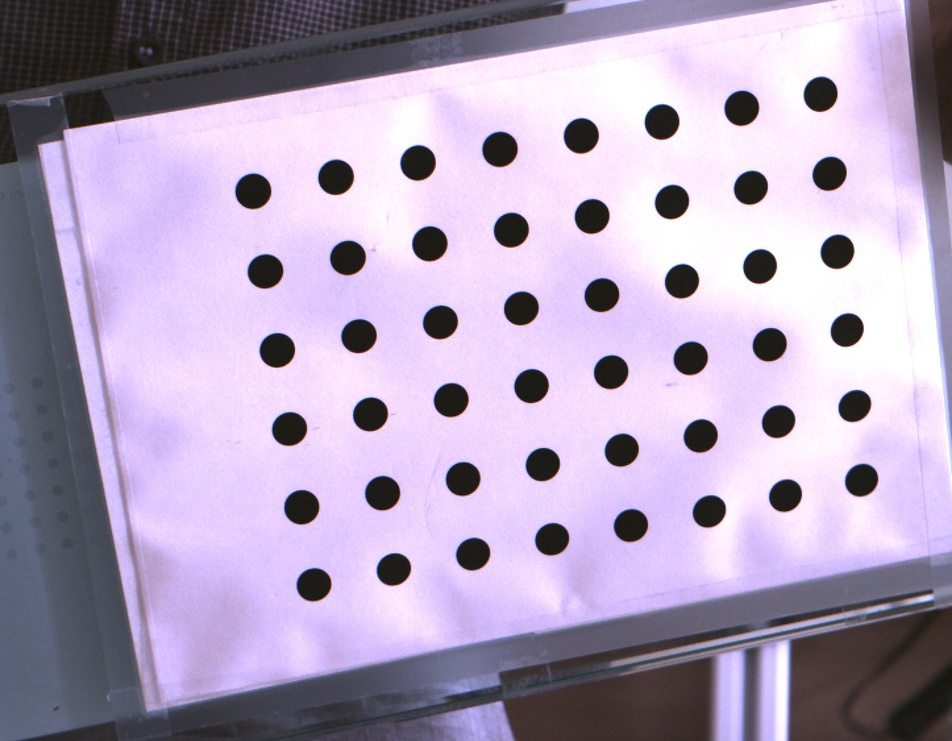
//> input picture 2021_image.jpg, 952 x 741 px, shrunk from 1446 x 1125 before the run
$ ./main   (built with g++ and OpenCV 4)
//> lines starting //> are read from the running program, lines starting //| are printed output that depends on the picture; after the words box and inside, x2 and y2 are one past the last pixel; in counts of white or black regions, pixels touching at a corner belong together
### hough_optim.h
// Optimized functions for Hough transform

#define _USE_MATH_DEFINES

#include <iostream>
#include <opencv2/core.hpp>
#include <opencv2/highgui.hpp>
#include <opencv2/imgproc.hpp>
#include <vector>
#include <math.h>
#include <thread>
#include <mutex>

using namespace std;
using namespace cv;

// Optimized Scharr edge detection
void ScharrEdgeOptim(const Mat& image, Mat& output);

// Optimized Otsu thresholding algorithm
void OtsuThresholdOptim(const Mat& image, Mat& output);

// Optimized Hough Transform algorithm
void HoughTransformOptim(const Mat& image, vector<Vec3f>& circles, int min_r, int max_r, int threshold);

### hough.h
// Non-optimized functions for Hough transform

#define _USE_MATH_DEFINES

#include <iostream>
#include <opencv2/core.hpp>
#include <opencv2/highgui.hpp>
#include <opencv2/imgproc.hpp>
#include <vector>
#include <math.h>

using namespace std;
using namespace cv;

// Scharr edge detection
void ScharrEdge(const Mat& image, Mat& output);

// Otsu thresholding algorithm
void OtsuThreshold(const Mat& image, Mat& output);

void HoughTransform(const Mat& image, vector<Vec3f>& circles, int min_r, int max_r, int threshold);

### hough_optim.cpp
#include "hough_optim.h"

// Lock for multithreading
mutex m;

// Dummy function for multithreading
// for some reason I can't pass filter2D directly to thread
void Filter(const Mat& image, Mat& output, int param, Mat& kernel)
{
	filter2D(image, output, param, kernel);
}

void ScharrEdgeOptim(const Mat& image, Mat& output)
{
	Mat kernelX, kernelY, scharrX, scharrY;

	float scharrx_data[9] = { -3, 0, 3, -10, 0, 10, -3, 0, 3 };
	float scharry_data[9] = { -3, -10, -3, 0, 0, 0, 3, 10, 3 };

	kernelX = Mat(3, 3, CV_32F, scharrx_data);
	kernelY = Mat(3, 3, CV_32F, scharry_data);

	thread t1(Filter, ref(image), ref(scharrX), -1, ref(kernelX));
	thread t2(Filter, ref(image), ref(scharrY), -1, ref(kernelY));
	t1.join();
	t2.join();

	for (int i = 0; i < image.rows; ++i)
	{
		for (int j = 0; j < image.cols; ++j)
		{
			auto x = scharrX.at<uchar>(i, j);
			auto y = scharrY.at<uchar>(i, j);

			float g = hypot(x, y);
			output.at<uchar>(i, j) = (uchar)g;
		}
	}
}

void OtsuThresholdOptim(const Mat& image, Mat& output)
{
	const int N = image.cols * image.rows;

	float threshold, var_max, sum, sumB, q1, q2, u1, u2, variance;
	threshold = var_max = sum = sumB = q1 = q2 = u1 = u2 = 0;
	const int max_intensity = 255;

	// initialize histogram
	int histogram[255];
	for (size_t i = 0; i < max_intensity; ++i)
	{
		histogram[i] = 0;
	}

	// calculate histogram
	for (size_t i = 0; i < max_intensity; ++i)
	{
		auto value = image.at<uchar>(i);
		histogram[value] += 1;
	}

	// aux value for u2 calculation
	for (size_t i = 0; i < max_intensity; ++i)
	{
		sum += i * histogram[i];
	}

	// otsu threshold calculation
	for (size_t i = 0; i < max_intensity; ++i)
	{
		q1 += histogram[i];

		if (q1 == 0)
		{
			continue;
		}
		else {

			q2 = N - q1;

			sumB += i * histogram[i];
			u1 = sumB / q1;
			u2 = (sum - sumB) / q2;

			variance = q1 * q2 * powf(u1 - u2, 2);

			if (variance > var_max)
			{
				threshold = i;
				var_max = variance;
			}
		}
	}

	for (size_t i = 0; i < image.rows; ++i)
	{
		for (size_t j = 0; j < image.cols; ++j)
		{
			if (image.at<uchar>(i, j) > threshold)
			{
				output.at<uchar>(i, j) = 255;
			}
			else {
				output.at<uchar>(i, j) = 0;
			}
		}
	}
}

// Dummy function for multithreading
void FindCircle(const Mat& image, vector<Vec3f>& circles, int radius, int threshold, float* sin_table, float* cos_table)
{
	int rows = image.rows;
	int cols = image.cols;

	Mat acc = Mat::zeros(image.size(), CV_8U);

	// iterating through image and accumulating
	for (size_t x = 0; x < rows; x++)
	{
		for (size_t y = 0; y < cols; y++)
		{
			if (image.at<uchar>(x, y) == 255) // edge
			{
				for (size_t angle = 0; angle < 360; angle++)
				{
					int a = x - radius * sin_table[angle];
					int b = y - radius * cos_table[angle];

					if (a >= 0 && a < rows && b >= 0 && b < cols)
					{
						acc.at<uchar>(a, b) += 1;
					}
				}
			}
		}
	}

	double min, max;
	minMaxLoc(acc, &min, &max);

	if (max > threshold)
	{
		// initial threshold
		for (size_t x = 0; x < rows; x++)
		{
			for (size_t y = 0; y < cols; y++)
			{
				if (acc.at<uchar>(x, y) < threshold)
				{
					acc.at<uchar>(x, y) = 0;
				}
			}
		}

		// finding circles
		for (size_t i = 1; i < rows - 1; i++)
		{
			for (size_t j = 1; j < cols - 1; j++)
			{
				if (acc.at<uchar>(i, j) != 0)
				{
					m.lock();
					circles.push_back(Vec3f(j, i, radius));
					m.unlock();

					// purge neighborhood
					acc.at<uchar>(i - 1, j - 1) = 0;
					acc.at<uchar>(i - 1, j) = 0;
					acc.at<uchar>(i - 1, j + 1) = 0;
					acc.at<uchar>(i, j - 1) = 0;
					acc.at<uchar>(i, j + 1) = 0;
					acc.at<uchar>(i + 1, j - 1) = 0;
					acc.at<uchar>(i + 1, j) = 0;
					acc.at<uchar>(i + 1, j + 1) = 0;
				}
			}
		}
	}
	// resetting the accumulator
	acc = Mat::zeros(image.size(), CV_8U);
}

void HoughTransformOptim(const Mat& image, vector<Vec3f>& circles, int min_r, int max_r, int threshold)
{
	// angle sin and cos look-up tables
	float sin_table[360];
	float cos_table[360];
	for (size_t angle = 0; angle < 360; angle++)
	{
		float rad = (angle + M_PI) / 180;
		sin_table[angle] = sinf(rad);
		cos_table[angle] = cosf(rad);
	}

	// Searching for all unkonown radius'
	for (size_t r = min_r; r < max_r; r += 2)
	{
		thread t1(FindCircle, ref(image), ref(circles), r, threshold, sin_table, cos_table);
		thread t2(FindCircle, ref(image), ref(circles), r + 1, threshold, sin_table, cos_table);
		t1.join();
		t2.join();
	}
}

### main.cpp
#include <iostream>
#include <vector>
#include <chrono>

#include <opencv2/core.hpp>
#include <opencv2/highgui.hpp>
#include <opencv2/imgproc.hpp>

#include "hough.h"
#include "hough_optim.h"

using namespace cv;
using namespace std;

int main() {

	// Timer
	clock_t start, end;

	// input image
	Mat img = imread("2021_image.jpg", 1);
//> img is the input picture: 741 rows x 952 cols, CV_8UC3; mean B, G, R 188.4, 161.5, 176.4
	// circles container
	vector<Vec3f> circles;

	Mat imgCircles(img.size(), CV_8U);
	cvtColor(img, imgCircles, COLOR_BGR2GRAY);
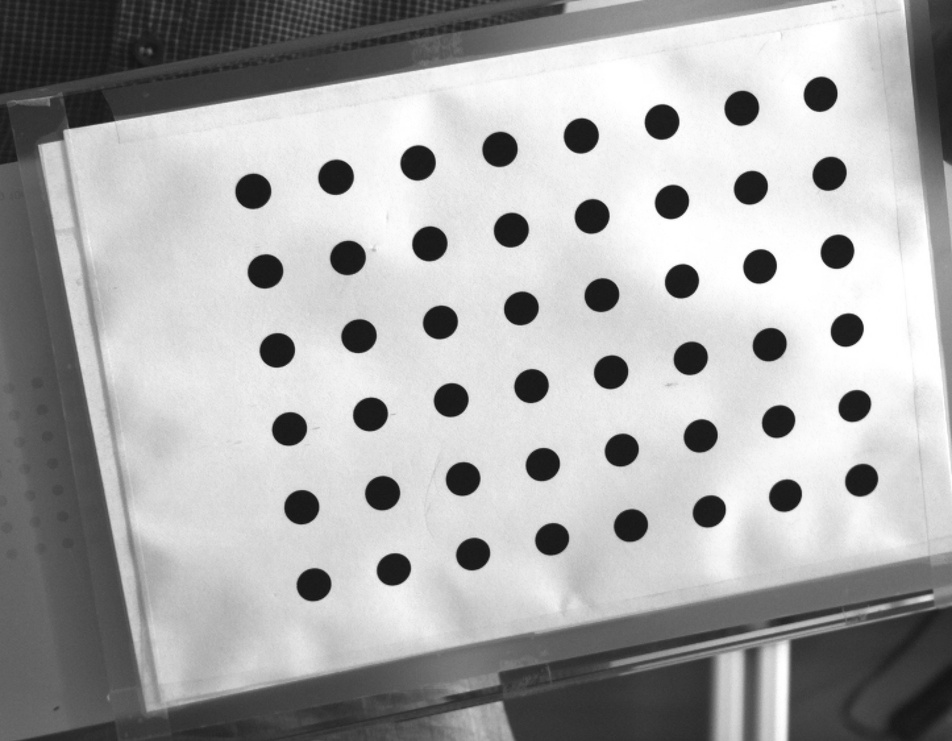
//> imgCircles: 741 rows x 952 cols, CV_8UC1; min 15, max 255, mean 169.1

	// Gaussian blur
	GaussianBlur(imgCircles, imgCircles, Size(3, 3), 1);

	start = clock();
	// Non-optimized functions
	// OtsuThreshold(imgCircles, imgCircles);
	// ScharrEdge(imgCircles, imgCircles);
	// HoughTransform(imgCircles, circles, 25, 27, 140);

	// Optimized functions
	OtsuThresholdOptim(imgCircles, imgCircles);
//> the loop in OtsuThresholdOptim, `for (size_t i = 0; i < max_intensity; ++i)` made 255 passes
//> value on passes 1 to 3: 43, 40, 36
//> after the loop in OtsuThresholdOptim, `for (size_t i = 0; i < max_intensity; ++i)`: histogram = 255 values, max 17 at index 37, min 0 at index 0, mean 1
//> the loop in OtsuThresholdOptim, `for (size_t i = 0; i < max_intensity; ++i)` made 255 passes
//> sum on passes 1 to 3: 0, 0, 0
//> after the loop in OtsuThresholdOptim, `for (size_t i = 0; i < max_intensity; ++i)`: sum = 9783
//> the loop in OtsuThresholdOptim, `for (size_t i = 0; i < max_intensity; ++i)` made 255 passes
//> (q1, q2, sumB, u1, u2, variance, var_max) on pass 25: (2, 705430, 48, 24, 0.0138, 811721152, 811721152)
//> (q1, q2, sumB, u1, u2, var_max) on passes 26 to 31: (4, 705428, 98, 24.5, 0.0137, 1.69e+09), (11, 705421, 280, 25.45, 0.0135, 5.02e+09), (16, 705416, 415, 25.94, 0.0133, 7.59e+09), (22, 705410, 583, 26.5, 0.013, 1.09e+10), (31, 705401, 844, 27.23, 0.0127, 1.62e+10), (42, 705390, 1174, 27.95, 0.0122, 2.31e+10)
//> after the loop in OtsuThresholdOptim, `for (size_t i = 0; i < max_intensity; ++i)`: q1 = 255; sumB = 9783; threshold = 68; var_max = 2.65e+11
//> after the loop in OtsuThresholdOptim, `for (size_t i = 0; i < image.rows; ++i)`:
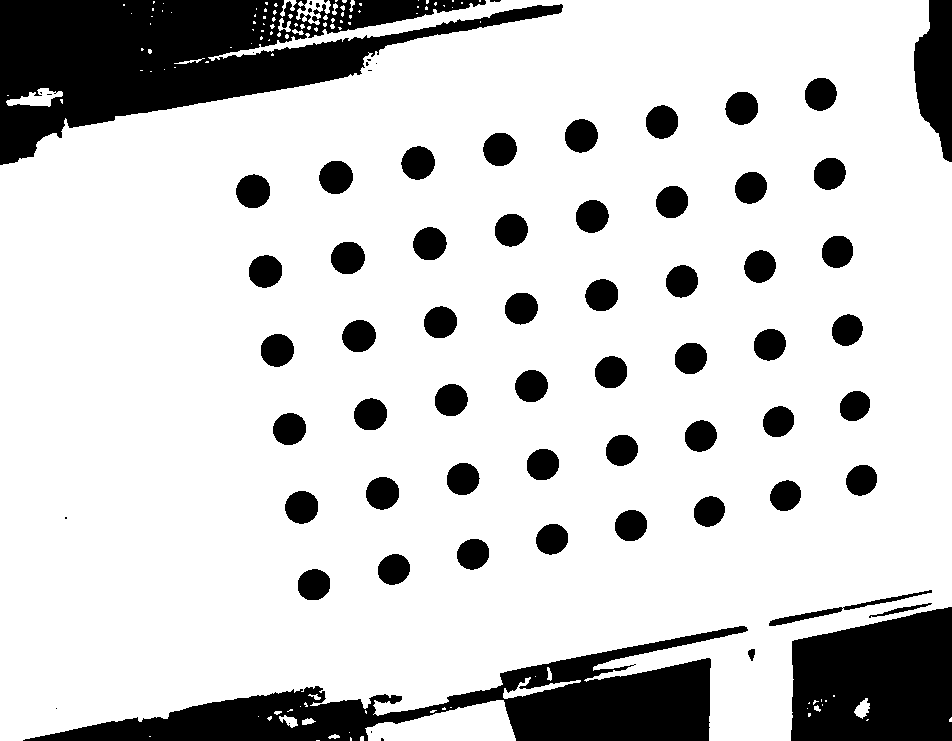
//> output: 741 rows x 952 cols, CV_8UC1; 81.3% white; 72 black regions (16 under 20 px), largest, box (x1, y1, x2, y2) and area: (0, 0, 563, 165) 40976, (23, 626, 748, 741) 27845, (791, 607, 952, 741) 18460
	ScharrEdgeOptim(imgCircles, imgCircles);
//> in ScharrEdgeOptim, `t1.join();`:
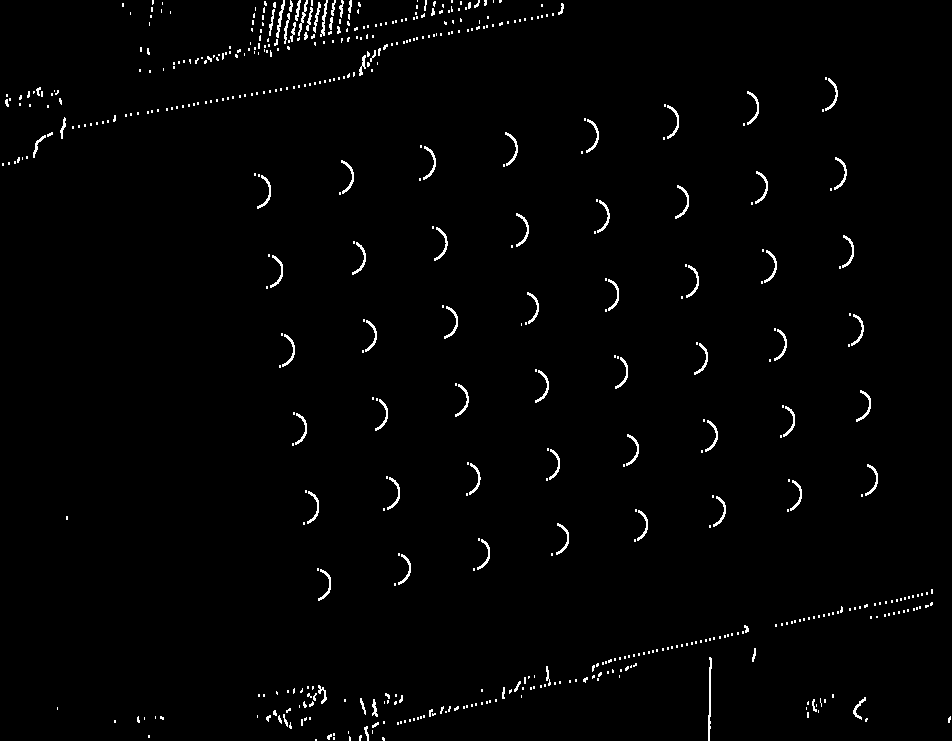
//> scharrX: 741 rows x 952 cols, CV_8UC1; 1.5% white in thin lines or dots
//> in ScharrEdgeOptim, `t1.join();`:
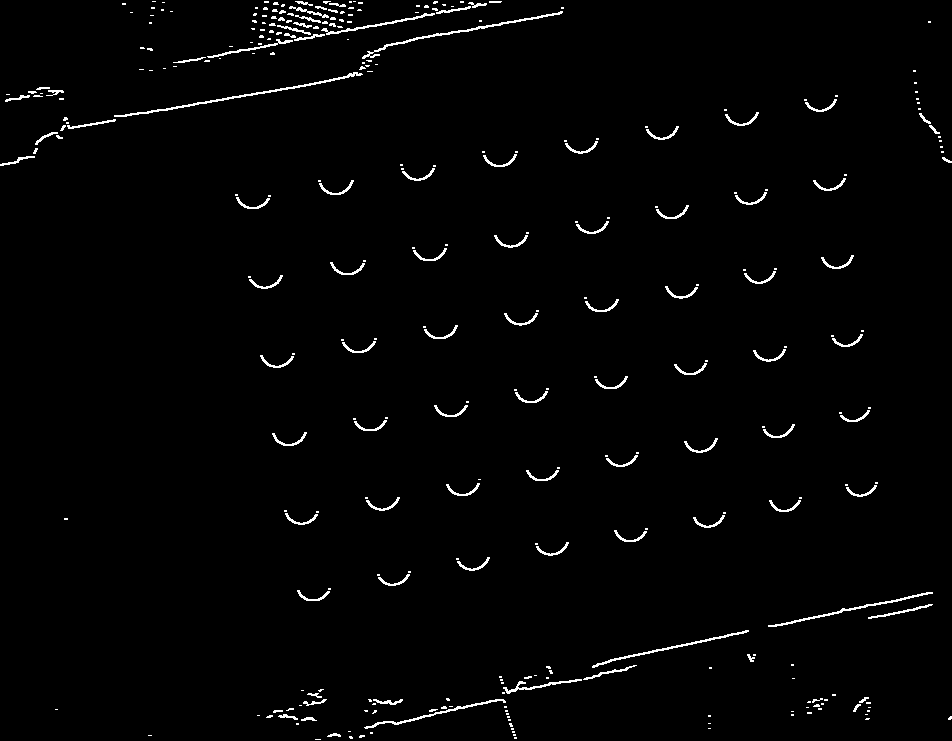
//> scharrY: 741 rows x 952 cols, CV_8UC1; 1.7% white in thin lines or dots
//> after the loop in ScharrEdgeOptim, `for (int i = 0; i < image.rows; ++i)`:
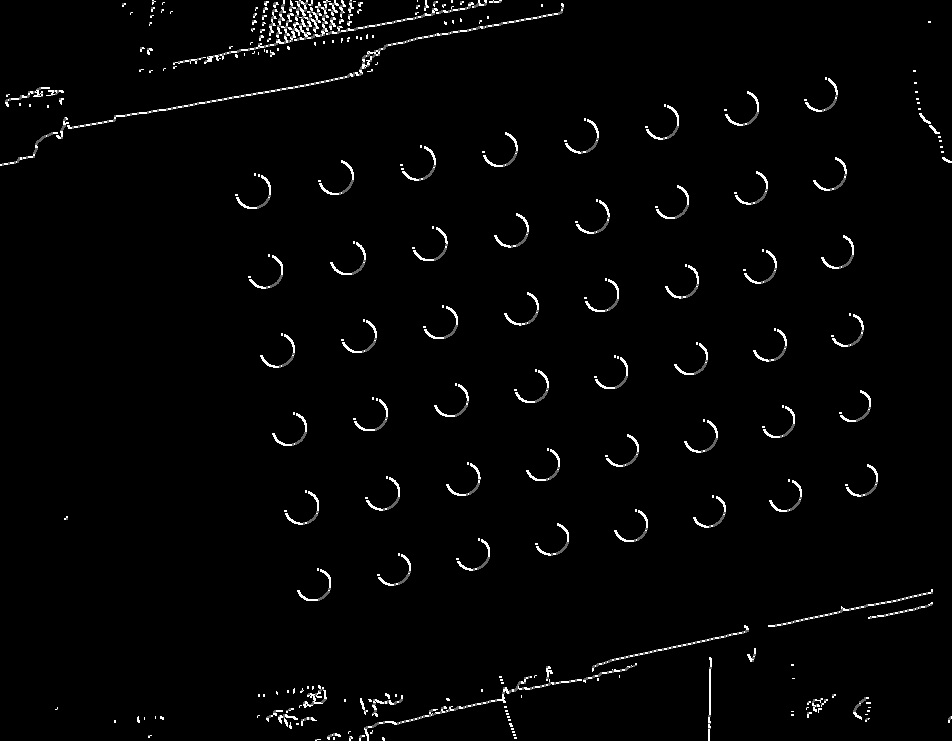
//> output: 741 rows x 952 cols, CV_8UC1; min 0, max 255, mean 4.9
	HoughTransformOptim(imgCircles, circles, 25, 27, 140);
//> after the loop in HoughTransformOptim, `for (size_t r = min_r; r < max_r; r += 2)`: circles = 249 items, first 12: [284, 1, 25], [293, 1, 25], [295, 1, 25], [297, 1, 25], [300, 1, 25], [302, 1, 25], [304, 1, 25], [306, 1, 25], [310, 1, 25], [312, 1, 25], [314, 1, 25], [324, 1, 25]

	// Benchmark function
	// HoughCircles(imgCircles, circles, HOUGH_GRADIENT, 1, imgCircles.rows / 16, 100, 20, 25, 27);

	end = clock();

	// drawing cicles
	for (size_t i = 0; i < circles.size(); i++) {

		Vec3i c = circles[i];
		Point center = Point(c[0], c[1]);
		int radius = c[2];
		circle(img, center, radius, Scalar(255, 000, 0), 2, LINE_AA);

	}
//> this loop made 249 passes
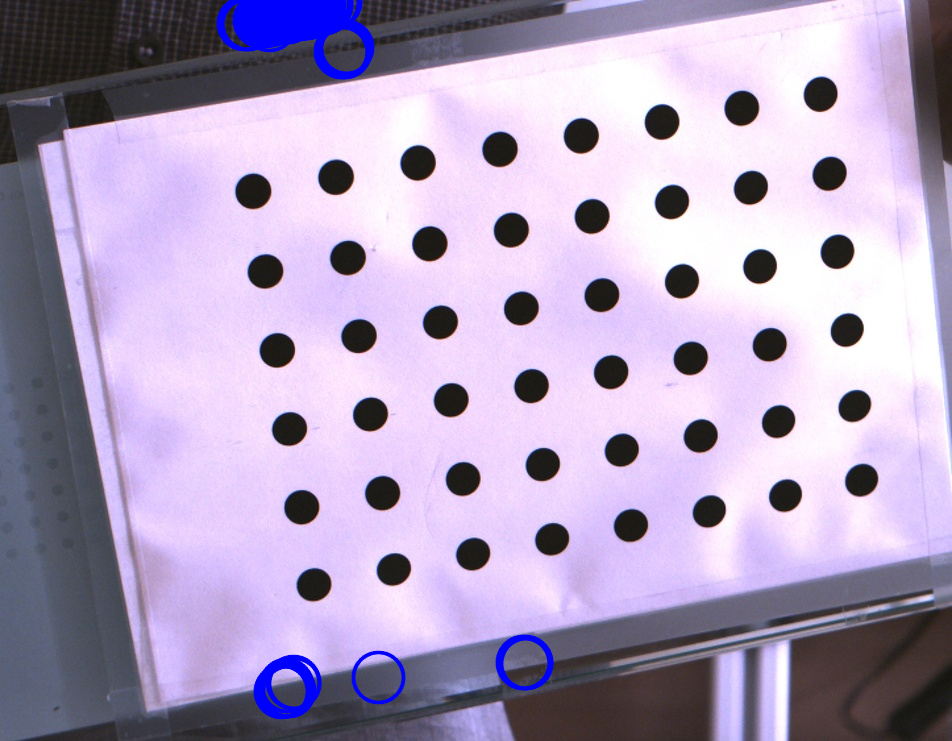
//> img: 741 rows x 952 cols, CV_8UC3; 1.67% of pixels changed, all inside (x1, y1, x2, y2) = (215, 0, 555, 720)

	printf("Time: %0.8f sec\n", ((float)end - start) / CLOCKS_PER_SEC);
	imshow("Original", img);
	waitKey(0);

	return 0;
}
